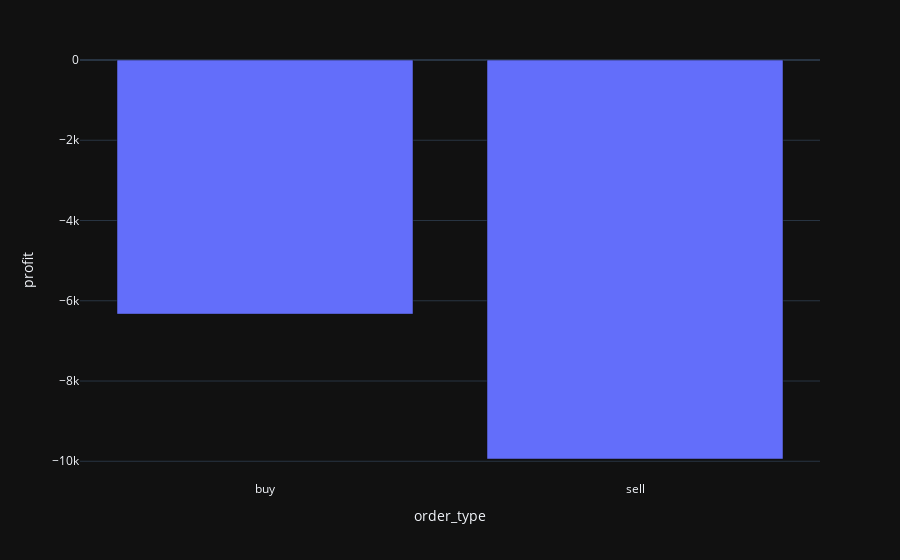
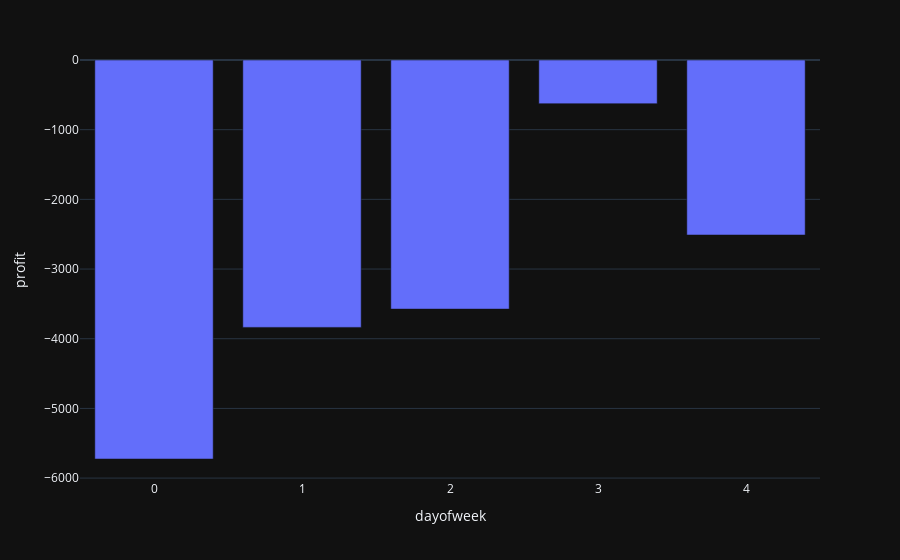

The cell these charts' notebook holds for them, in order:
### Code cell
evaluate_backtest(bt.trades)

### Figure 1 — Plotly figure (JSON) as saved in the notebook; plotly's stock layout.template omitted (floating-point values rounded to 4 significant figures)
{"data": [{"alignmentgroup": "True", "hovertemplate": "order_type=%{x}<br>profit=%{y}<extra></extra>", "legendgroup": "", "marker": {"color": "#636efa", "pattern": {"shape": ""}}, "name": "", "offsetgroup": "", "orientation": "v", "showlegend": false, "textposition": "auto", "x": ["buy", "sell"], "xaxis": "x", "y": [-6333.0, -9943.0], "yaxis": "y", "type": "bar"}], "layout": {"xaxis": {"anchor": "y", "domain": [0.0, 1.0], "title": {"text": "order_type"}}, "yaxis": {"anchor": "x", "domain": [0.0, 1.0], "title": {"text": "profit"}}, "legend": {"tracegroupgap": 0}, "margin": {"t": 60}, "barmode": "relative"}}

### Figure 2 — Plotly figure (JSON) as saved in the notebook; plotly's stock layout.template omitted (floating-point values rounded to 4 significant figures)
{"data": [{"alignmentgroup": "True", "hovertemplate": "dayofweek=%{x}<br>profit=%{y}<extra></extra>", "legendgroup": "", "marker": {"color": "#636efa", "pattern": {"shape": ""}}, "name": "", "offsetgroup": "", "orientation": "v", "showlegend": false, "textposition": "auto", "x": [0, 1, 2, 3, 4], "xaxis": "x", "y": [-5726.0, -3837.0, -3575.0, -626.7, -2511.0], "yaxis": "y", "type": "bar"}], "layout": {"xaxis": {"anchor": "y", "domain": [0.0, 1.0], "title": {"text": "dayofweek"}}, "yaxis": {"anchor": "x", "domain": [0.0, 1.0], "title": {"text": "profit"}}, "legend": {"tracegroupgap": 0}, "margin": {"t": 60}, "barmode": "relative"}}
